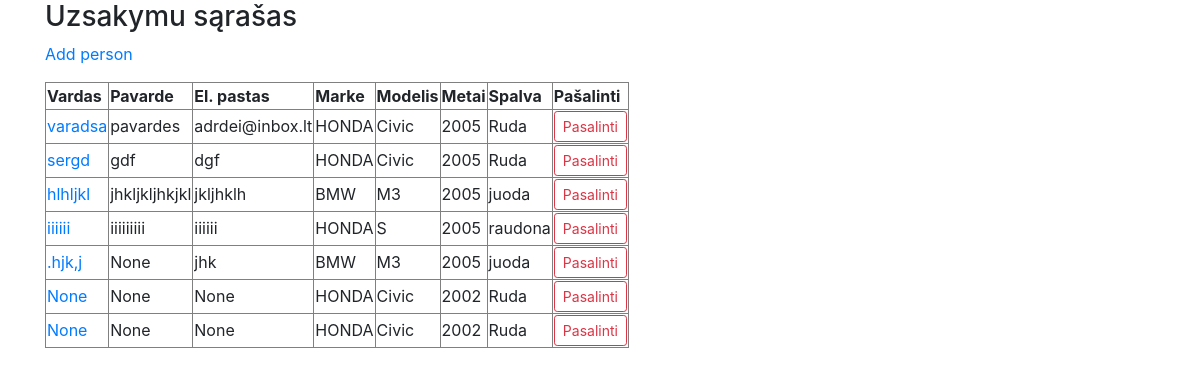
Page /perziura/ on the committed database.
### perziura/models.py (models this page shows, shortened)
class Klientas(models.Model):
    ivykdytas = models.BooleanField(verbose_name="ivykdytas", default=False)
    klientas_vardas = models.CharField(max_length=124, blank=True, null=True)
    klientas_pavarde = models.CharField(max_length=124, blank=True, null=True)
    klientas_email = models.CharField(max_length=30, blank=True, null=True)
    marke = models.ForeignKey(Marke, on_delete=models.SET_NULL, null=True)
    modelis = models.ForeignKey(Modelis, on_delete=models.SET_NULL, null=True)
    metai = models.ForeignKey(Metai, on_delete=models.SET_NULL, null=True)
    spalva = models.ForeignKey(Spalva, on_delete=models.SET_NULL, null=True)

class Marke(models.Model):
    marke = models.CharField(max_length=20, null=True, blank=True, default='marke')
    def __str__(self):
        return '{}'.format(self.marke)

class Modelis(models.Model):
    modelis = models.CharField(max_length=20, null=True, blank=True, default='modelis')
    marke = models.ForeignKey(Marke, on_delete=models.CASCADE, null=True)
    def __str__(self):
        return '{}'.format(self.modelis)

class Metai(models.Model):
    metai = models.CharField(max_length=20, null=True, blank=True, default='metai')
    modelis = models.ForeignKey(Modelis, on_delete=models.CASCADE, null=True)
    def __str__(self):
        return '{}'.format(self.metai)

class Spalva(models.Model):
    spalva = models.CharField(max_length=20, null=True, blank=True, default='spalva')
    modelis = models.ForeignKey(Modelis, on_delete=models.CASCADE, null=True)
    def __str__(self):
        return '{}'.format(self.spalva)

### perziura/views.py (the view)
# urls.py: path('perziura/', views.Perziura.as_view(), name='perziura'),
class Perziura(ListView):
    model = Klientas
    context_object_name = 'klientai'

### perziura/templates/perziura/klientas_list.html (shortened to what this page needs)
{% extends 'base.html' %}
{% block content %}
<h3>Uzsakymu sąrašas</h3>
<p>
  <a href="{% url 'registracija' %}">Add person</a>
</p>
<table border="1">
  <thead>
    <tr>
      <th>Vardas</th>
      <th>Pavarde</th>
      <th>El. pastas</th>
      <th>Marke</th>
      <th>Modelis</th>
      <th>Metai</th>
      <th>Spalva</th>
      <th>Pašalinti</th>
    </tr>
  </thead>
  <tbody>
    {% for klientas in klientai %}
    {% if klientas.ivykdytas == False %}
      <tr>
            <td><a href="{% url 'redagavimas' klientas.pk %}">{{ klientas.klientas_vardas }}</a></td>
            <td>{{ klientas.klientas_pavarde }}</td>
            <td>{{ klientas.klientas_email }}</td>
            <td>{{ klientas.marke }}</td>
            <td>{{ klientas.modelis }}</td>
            <td>{{ klientas.metai }}</td>
            <td>{{ klientas.spalva }}</td>
            <td>
           <a href="{% url 'pasalinimas' klientas.pk %}" class="btn btn-outline-danger btn-sm"> Pasalinti</a>
            </td>
      </tr>
  {% endif %}
  {% empty %}
        <tr>
          <td colspan="7">No person in the database. <a href="{% url 'registracija' %}">Add the first person</a>.</td>
        </tr>
      {% endfor %}
    </tbody>
  </table>
{% endblock %}

### templates/base.html (shortened to what this page needs)
<!DOCTYPE html>
<html>
<head>
  <link rel="stylesheet" href="https://cdn.jsdelivr.net/npm/bootstrap@4.0.0/dist/css/bootstrap.min.css">
</head>
<body>
  <div class="container">
{% block content %}{% endblock content %}
  </div>
</body>
</html>

### rows in the picture
Klientas: klientas_vardas "varadsa", klientas_pavarde "pavardes", klientas_email "adrdei@inbox.lt", marke "HONDA", modelis "Civic", metai "2005", spalva "Ruda"
Klientas: klientas_vardas "sergd", klientas_pavarde "gdf", klientas_email "dgf", marke "HONDA", modelis "Civic", metai "2005", spalva "Ruda"
Klientas: klientas_vardas "hlhljkl", klientas_pavarde "jhkljkljhkjkl", klientas_email "jkljhklh", marke "BMW", modelis "M3", metai "2005", spalva "juoda"
Klientas: klientas_vardas "iiiiii", klientas_pavarde "iiiiiiiii", klientas_email "iiiiii", marke "HONDA", modelis "S", metai "2005", spalva "raudona"
Klientas: klientas_vardas ".hjk,j", klientas_pavarde "None", klientas_email "jhk", marke "BMW", modelis "M3", metai "2005", spalva "juoda"
Klientas: klientas_vardas "None", klientas_pavarde "None", klientas_email "None", marke "HONDA", modelis "Civic", metai "2002", spalva "Ruda"
Klientas: klientas_vardas "None", klientas_pavarde "None", klientas_email "None", marke "HONDA", modelis "Civic", metai "2002", spalva "Ruda"
